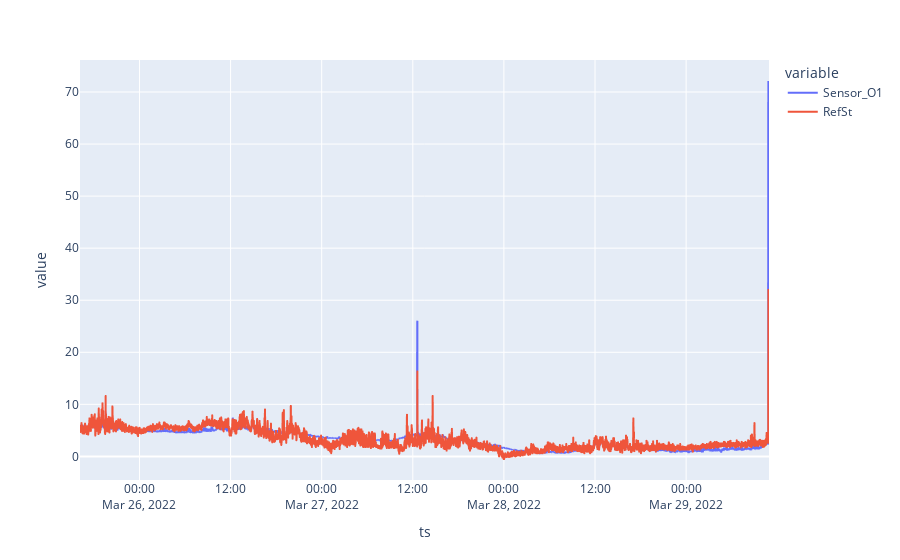

This figure's notebook cell:
### Code cell
df_MLR = pd.DataFrame({'RefSt': praxis_df2["praxis_pm2p5_vals_adj"], 'Sensor_O1': canary_df["canary_pm2p5_vals"], 'Temp': canary_df["canary_temp"], 'RelHum': canary_df["canary_rh"]})
df_MLR["MLR_Pred"] = lr.intercept_ + lr.coef_[0]*df_MLR["Sensor_O1"] + lr.coef_[1]*df_MLR["Temp"] + lr.coef_[2]*df_MLR["RelHum"]
df_MLR = pd.DataFrame({'RefSt': praxis_df2["praxis_pm2p5_vals_adj"], 'Sensor_O1': df_MLR["MLR_Pred"]})
Sensor_plot = df_MLR[["Sensor_O1", "RefSt"]]
Sensor_plot.plot()

### Figure 1 — Plotly figure (JSON) as saved in the notebook; plotly's stock layout.template omitted (floating-point values rounded to 4 significant figures; data arrays with more than 128 entries replaced by an {"elided": "..."} marker saying what was removed)
{"data": [{"hovertemplate": "variable=Sensor_O1<br>ts=%{x}<br>value=%{y}<extra></extra>", "legendgroup": "Sensor_O1", "line": {"color": "#636efa", "dash": "solid"}, "marker": {"symbol": "circle"}, "mode": "lines", "name": "Sensor_O1", "showlegend": true, "type": "scattergl", "x": {"elided": "5446 str values"}, "xaxis": "x", "y": {"elided": "5446 float values"}, "yaxis": "y"}, {"hovertemplate": "variable=RefSt<br>ts=%{x}<br>value=%{y}<extra></extra>", "legendgroup": "RefSt", "line": {"color": "#EF553B", "dash": "solid"}, "marker": {"symbol": "circle"}, "mode": "lines", "name": "RefSt", "showlegend": true, "type": "scattergl", "x": {"elided": "5446 str values"}, "xaxis": "x", "y": {"elided": "5446 float values"}, "yaxis": "y"}], "layout": {"legend": {"title": {"text": "variable"}, "tracegroupgap": 0}, "margin": {"t": 60}, "xaxis": {"anchor": "y", "domain": [0, 1], "title": {"text": "ts"}}, "yaxis": {"anchor": "x", "domain": [0, 1], "title": {"text": "value"}}}}
